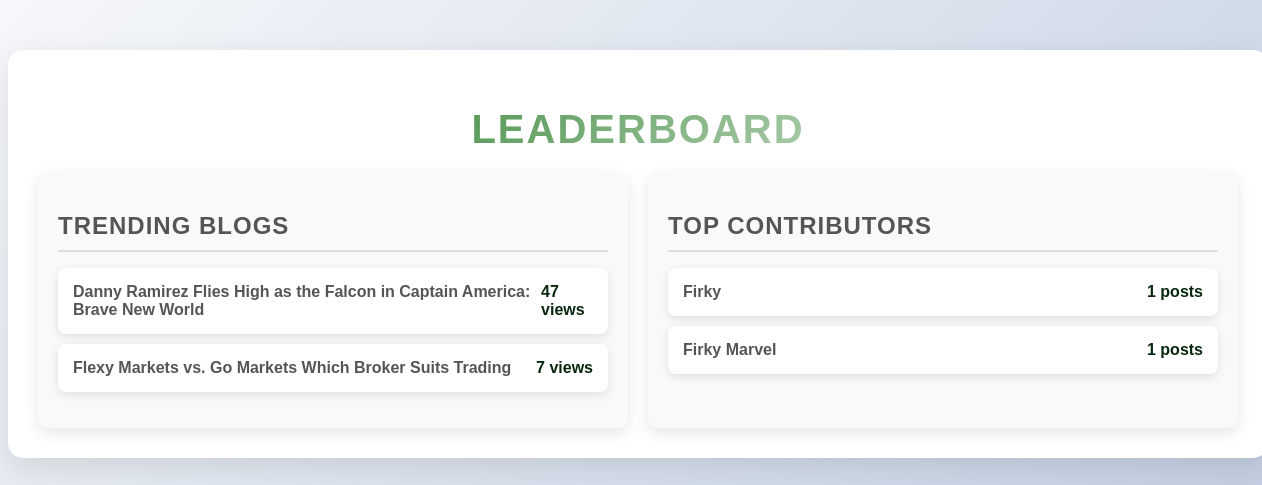
The app's page /admin/leaderboard.php, older data.
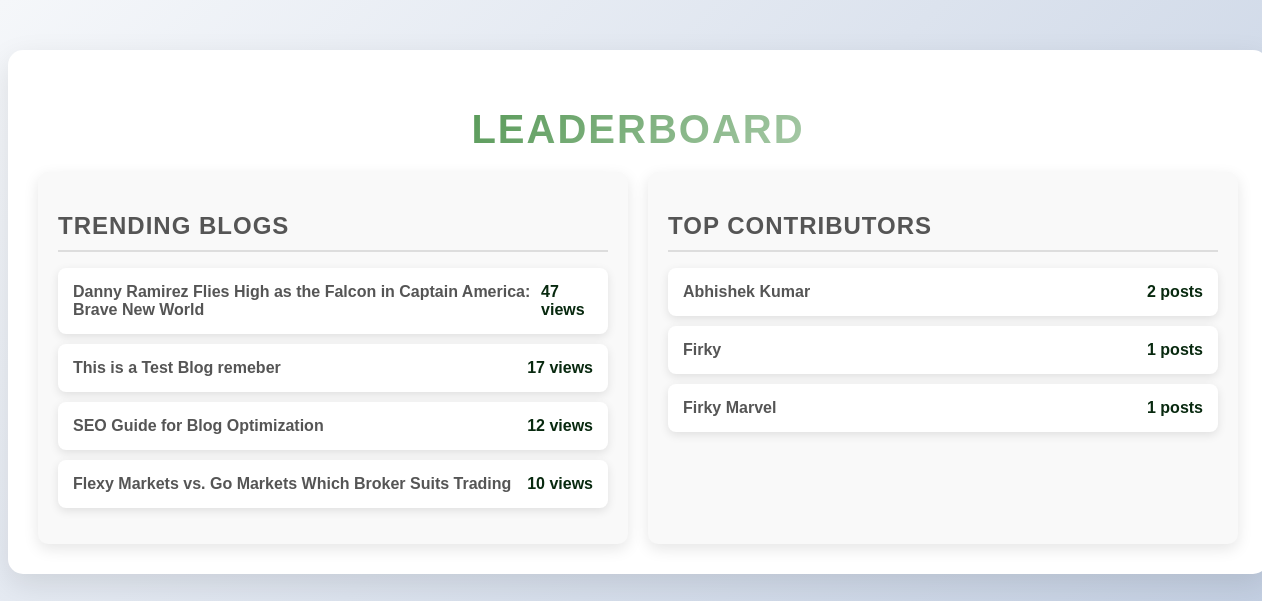
The same page, newer data.
### tables this page shows
CREATE TABLE `blogs` (
  `id` int(11) NOT NULL,
  `title` varchar(255) NOT NULL,
  `seo_slug` varchar(255) NOT NULL,
  `status` enum('published','draft') NOT NULL,
  `views` int(11) DEFAULT 0,
  `created_at` timestamp NOT NULL DEFAULT current_timestamp(),
  `content` text NOT NULL,
  `author` varchar(255) NOT NULL,
  `featured_image` varchar(255) NOT NULL,
  `tags` varchar(255) NOT NULL
);

### api/get_leaderboard.php (called while the page is built)
<?php
include '../config/db.php';
$blogQuery = "SELECT title, views FROM blogs ORDER BY views DESC LIMIT 5";
$blogResult = mysqli_query($conn, $blogQuery);
$blogs = mysqli_fetch_all($blogResult, MYSQLI_ASSOC);
$userQuery = "SELECT author, COUNT(*) as posts FROM blogs GROUP BY author ORDER BY posts DESC LIMIT 5";
$userResult = mysqli_query($conn, $userQuery);
if ($userResult) {
    $users = mysqli_fetch_all($userResult, MYSQLI_ASSOC);
} else {
    $users = [];
}
?>

### admin/leaderboard.php (the view, shortened to what this page needs)
<?php include '../api/get_leaderboard.php'; ?>
<!DOCTYPE html>
<html lang="en">
<head>
</head>
<body>
    <div class="leaderboard-container">
        <h1 class="leaderboard-title">Leaderboard</h1>
        <div class="leaderboard-sections">
            <div class="leaderboard-trending-blogs">
                <h2 class="leaderboard-section-title">Trending Blogs</h2>
                <ul class="leaderboard-list" id="trending-blogs-list">
                    <?php foreach ($blogs as $blog): ?>
                        <li class="leaderboard-list-item">
                            <span><?php echo htmlspecialchars($blog['title']); ?></span>
                            <span><?php echo $blog['views']; ?> views</span>
                        </li>
                    <?php endforeach; ?>
                </ul>
            </div>
            <div class="leaderboard-top-contributors">
                <h2 class="leaderboard-section-title">Top Contributors</h2>
                <ul class="leaderboard-list" id="top-contributors-list">
                    <?php foreach ($users as $user): ?>
                        <li class="leaderboard-list-item">
                            <span><?php echo htmlspecialchars($user['author']); ?></span>
                            <span><?php echo $user['posts']; ?> posts</span>
                        </li>
                    <?php endforeach; ?>
                </ul>
            </div>
        </div>
    </div>
</body>
</html>

Row changes from the older to the newer data that the page shows:
added blogs: title "This is a Test Blog remeber", views "17"
added blogs: title "SEO Guide for Blog Optimization", views "12"
changed blogs "Flexy Markets vs. Go Markets Which Broker Suits Trading": views "7" → "10"
Text that changed along with them:
new list line: "Abhishek Kumar 2 posts"
